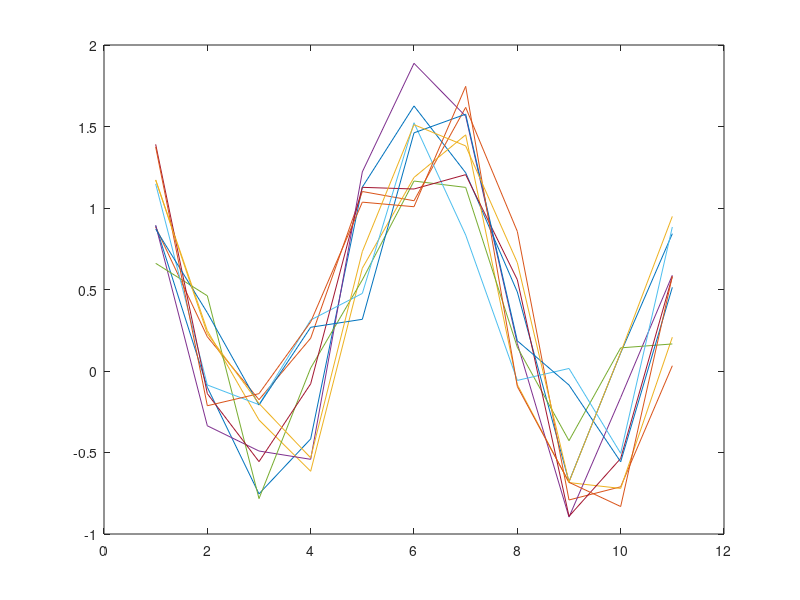

Recreate this plot in MATLAB. (Note: this script raises an error after producing the figure.)
function InteractiveClassification(waveforms,clusterClasses,viewClasses)

switch nargin
    case 0
        if ~exist('waveforms','var')
            % example waveforms, one per row
            waveforms=[(sin(-10:0)+rand(1,11));...
                (sin(-10:0)+rand(1,11));...
                (sin(-10:0)+rand(1,11));...
                (sin(-10:0)+rand(1,11));...
                (sin(-10:0)+rand(1,11));...
                (sin(-10:0)+rand(1,11));...
                (sin(-10:0)+rand(1,11));...
                (sin(-10:0)+rand(1,11));...
                (sin(-10:0)+rand(1,11));...
                (sin(-10:0)+rand(1,11))];
            
            % plot WFs
            figure;
            plot(waveforms');
        end
    case 1
        clusterClasses=ones(size(waveforms,1),1);
        viewClasses=unique(clusterClasses);
end

%get line handles
lineH=findobj(gca,'Type', 'line');%in reverse order
%ignore the ones that have been overlayed
lineH=lineH(1:size(waveforms,2));
%draw selection line / rectangle
lineSelecIdx=SelectLines(waveforms);

%% actions
%set class 
prompt='Set waveform class value';
name='Waveform classification';
numlines=1;
defaultanswer={'0'};
setClass=str2double(inputdlg(prompt,name,numlines,defaultanswer));
clusterClasses(lineSelecIdx)=setClass;

% disappear
% set(lineH(flip(lineSelecIdx)),'Visible','off')
set(lineH(flip(~ismember(clusterClasses,viewClasses))),'Visible','off')

% delete
% delete(lineH(flip(lineSelecIdx))) % delete line
% drawnow()